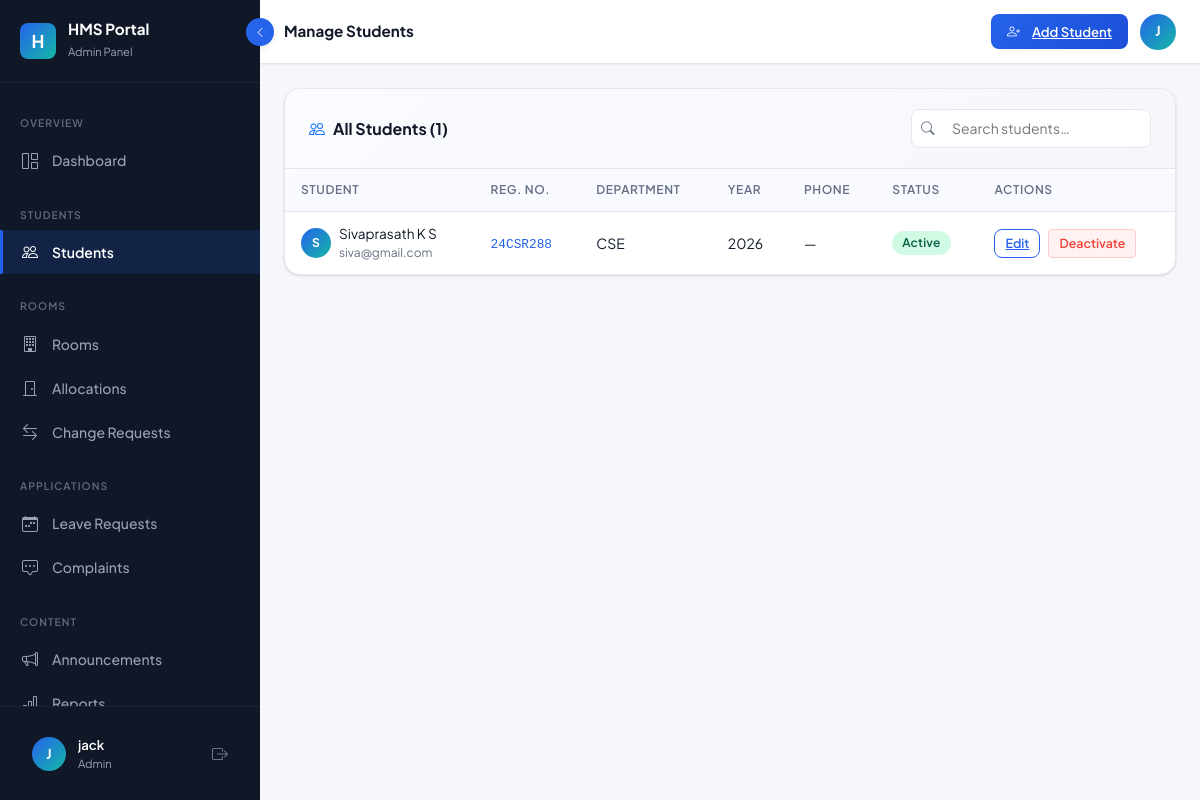
Screenshot of /admin/students (signed in) with the database file from the repository.
### tables this page shows
CREATE TABLE Students (
    student_id          INTEGER PRIMARY KEY AUTOINCREMENT,
    user_id             INTEGER NOT NULL UNIQUE REFERENCES Users(user_id) ON DELETE CASCADE,
    registration_number TEXT NOT NULL UNIQUE,
    department          TEXT,
    academic_year       TEXT,
    guardian_name       TEXT,
    guardian_phone      TEXT,
    address             TEXT,
    account_status      TEXT NOT NULL DEFAULT 'active' CHECK(account_status IN ('active','inactive','suspended')),
    joined_date         TEXT,
    created_at          TEXT NOT NULL DEFAULT (datetime('now'))
);

CREATE TABLE Users (
    user_id       INTEGER PRIMARY KEY AUTOINCREMENT,
    email         TEXT NOT NULL UNIQUE,
    password_hash TEXT NOT NULL,
    role          TEXT NOT NULL DEFAULT 'student' CHECK(role IN ('admin','student')),
    full_name     TEXT NOT NULL,
    phone         TEXT,
    is_active     INTEGER NOT NULL DEFAULT 1,
    created_at    TEXT NOT NULL DEFAULT (datetime('now')),
    updated_at    TEXT NOT NULL DEFAULT (datetime('now'))
);

### routes/admin_routes.py (the view)
@admin_bp.route('/students')
@admin_required
def students():
    all_students = student_service.get_all_students()
    return render_template('admin/students.html', students=all_students)

### models/db.py (called while the page is built, shortened)
def get_db_path():
    if os.environ.get('DATABASE_FILE'):
        return os.environ['DATABASE_FILE']

def get_db():
    if 'db' not in g:
        db_path = get_db_path()
        g.db = sqlite3.connect(
            db_path,
            detect_types=sqlite3.PARSE_DECLTYPES | sqlite3.PARSE_COLNAMES
        )
        g.db.row_factory = sqlite3.Row   # rows behave like dicts
        g.db.execute("PRAGMA foreign_keys = ON")
        try:
            g.db.execute("PRAGMA journal_mode = WAL")
        except sqlite3.OperationalError:
            g.db.execute("PRAGMA journal_mode = DELETE")
    return g.db

def _wrap_row(d):
    for k, v in d.items():
        if isinstance(v, str) and (k in DATE_KEYS or k.endswith('_date') or k.endswith('_at')):
            d[k] = DateString(v)
    return d

def fetchall(sql, params=()):
    cur = get_db().execute(sql, params)
    rows = cur.fetchall()
    return [_wrap_row(dict(r)) for r in rows]

### services/student_service.py (called while the page is built)
def get_all_students():
    return db.fetchall(
        """SELECT s.*, u.email, u.full_name, u.phone
           FROM Students s
           JOIN Users u ON s.user_id = u.user_id
           ORDER BY u.full_name"""
    )

### templates/admin/students.html (shortened to what this page needs)
{% extends "layouts/dashboard.html" %}
{% block page_title %}Manage Students{% endblock %}
{% block sidebar_role %}Admin Panel{% endblock %}
{% block sidebar_nav %}{% include 'admin/_nav.html' %}{% endblock %}
{% block topbar_actions %}
<a href="{{ url_for('admin.add_student') }}" class="btn-hms-primary" style="padding:0.45rem 1rem;font-size:0.82rem;">
  <i class="bi bi-person-plus me-1"></i> Add Student
</a>
{% endblock %}
{% block content %}
<div class="hms-card animate-fade-in-up">
  <div class="hms-card-header">
    <span class="hms-card-title"><i class="bi bi-people text-primary"></i> All Students ({{ students|length }})</span>
    <div class="hms-search" style="width:240px;">
      <input type="text" class="hms-search-input" data-search-table="studentsTable" placeholder="Search students…" style="width:100%;"/>
    </div>
  </div>
  <div class="table-responsive-hms">
    {% if students %}
    <table class="hms-table" id="studentsTable">
      <thead>
        <tr><th>Student</th><th>Reg. No.</th><th>Department</th><th>Year</th><th>Phone</th><th>Status</th><th>Actions</th></tr>
      </thead>
      <tbody>
      {% for s in students %}
      <tr>
        <td>
          <div class="d-flex align-items-center gap-2">
            <div style="width:30px;height:30px;background:linear-gradient(135deg,var(--hms-blue),var(--hms-teal));border-radius:50%;display:flex;align-items:center;justify-content:center;color:#fff;font-size:0.75rem;font-weight:700;flex-shrink:0;">{{ s.full_name[0]|upper }}</div>
            <div>
              <div class="fw-600" style="font-size:0.85rem;">{{ s.full_name }}</div>
              <div style="font-size:0.75rem;color:var(--hms-text-muted);">{{ s.email }}</div>
            </div>
          </div>
        </td>
        <td><code style="font-size:0.8rem;color:var(--hms-blue);">{{ s.registration_number }}</code></td>
        <td>{{ s.department or '—' }}</td>
        <td>{{ s.academic_year or '—' }}</td>
        <td>{{ s.phone or '—' }}</td>
        <td><span class="badge-hms badge-{{ s.account_status }}">{{ s.account_status|capitalize }}</span></td>
        <td>
          <div class="d-flex gap-2">
            <a href="{{ url_for('admin.edit_student', student_id=s.student_id) }}" class="btn-hms-outline" style="padding:3px 10px;font-size:0.78rem;">Edit</a>
            <form method="POST" action="{{ url_for('admin.toggle_student_status', student_id=s.student_id) }}" style="display:inline;">
              <button type="submit" class="btn-danger-sm" data-confirm="Toggle status for {{ s.full_name }}?">
                {{ 'Deactivate' if s.account_status=='active' else 'Activate' }}
              </button>
            </form>
          </div>
        </td>
      </tr>
      {% endfor %}
      </tbody>
    </table>
    {% else %}
    <div class="empty-state">
      <div class="empty-state-icon"><i class="bi bi-people"></i></div>
      <div class="empty-state-title">No students found</div>
      <a href="{{ url_for('admin.add_student') }}" class="btn-hms-primary mt-3">Add First Student</a>
    </div>
    {% endif %}
  </div>
</div>
{% endblock %}

### static/css/main.css (style rules this page uses)
*, *::before, *::after { box-sizing: border-box; }
body { font-family: 'Plus Jakarta Sans', 'Inter', system-ui, -apple-system, sans-serif; background: var(--hms-bg); color: var(--hms-text); margin: 0; padding: 0; -webkit-font-smoothing: antialiased; }
a { color: var(--hms-blue); }
.btn-danger-sm { background: #FEF2F2; color: var(--hms-danger); border: 1px solid #FECACA; border-radius: var(--radius-xs); padding: 4px 10px; font-size: 0.78rem; font-weight: 600; cursor: pointer; transition: all var(--dur-fast); }
.table-responsive-hms { overflow-x: auto; border-radius: var(--radius-md); }

### rows the page displays
Students: full_name "S", full_name "Sivaprasath K S", email "siva@gmail.com", registration_number "24CSR288", department "CSE", academic_year "2026", phone "—", account_status "Active", account_status "Deactivate"

### other values shown
{{ session.name[0]|upper if session.name else 'U' }} "J"
{{ session.name }} "jack"
{{ session.role|capitalize }} "Admin"
{{ students|length }} "1"
